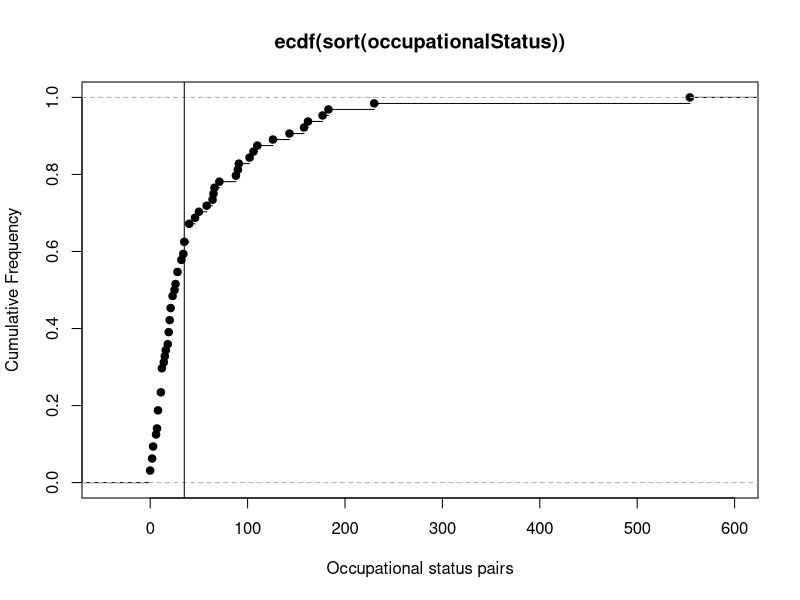
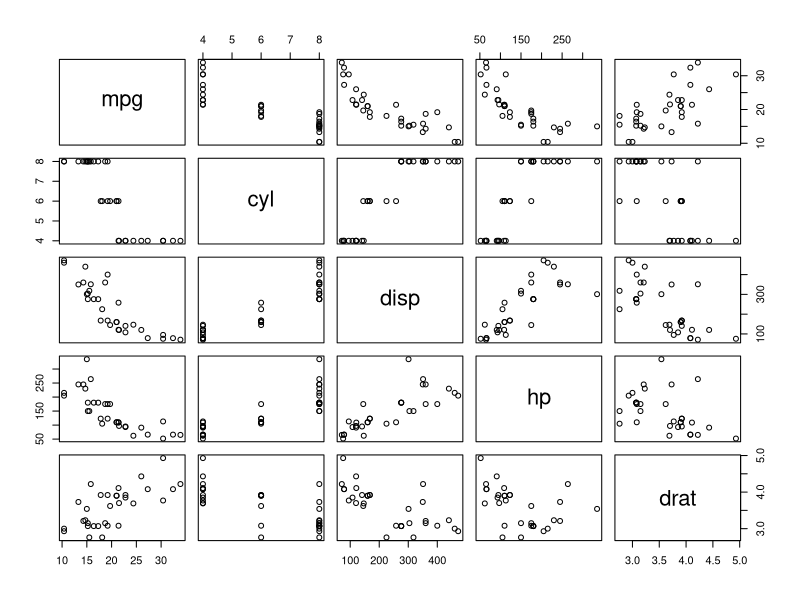
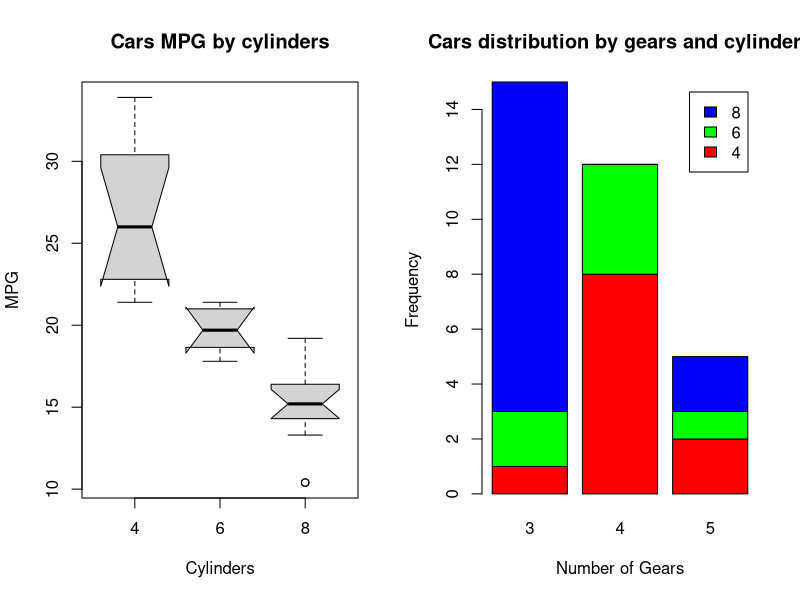
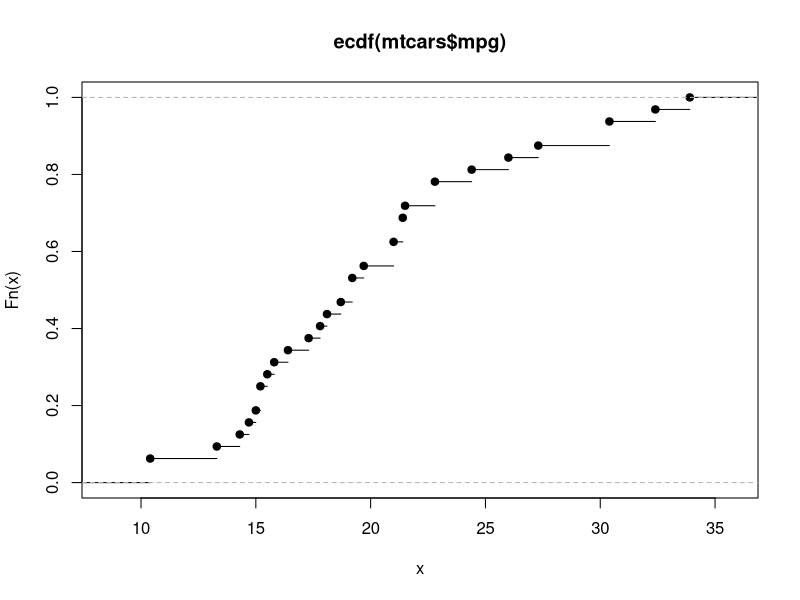
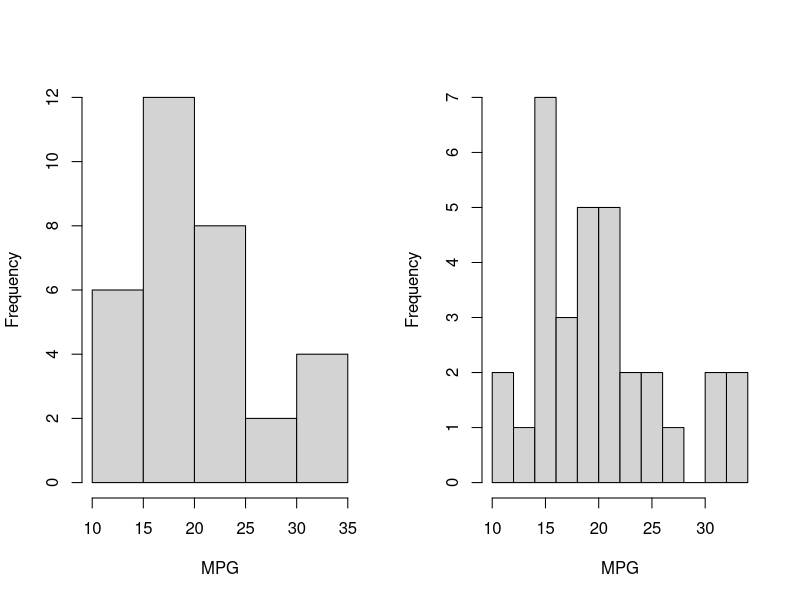
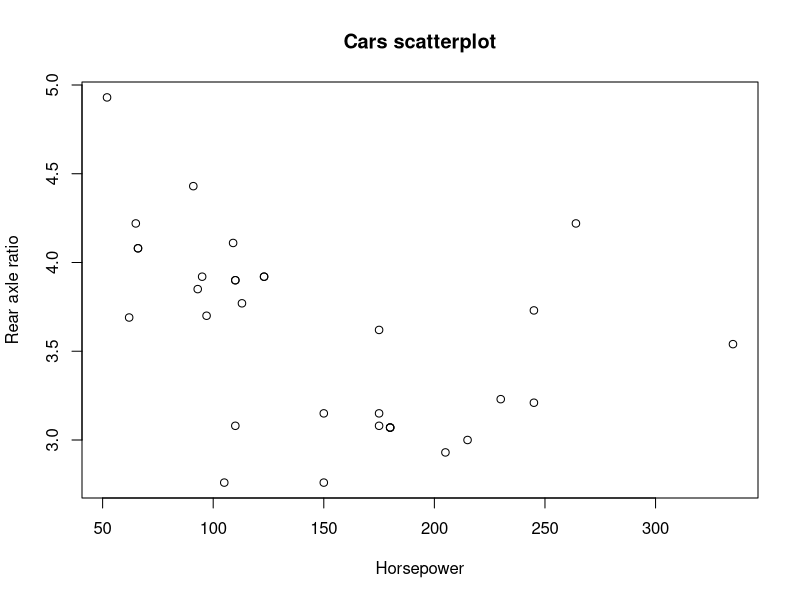

Recreate these plots in R, in order.
################################
## Author: Dan Lawson (dan.lawson@bristol.ac.uk)
## Licence: GPLv3
## See https://dsbristol.github.io/dst/coursebook/01.html

## Examples applying Exploratory Data Analysis

data("mtcars")

apply(mtcars,2,range)

png("../media/01.2_EDA_pairs.png",height=500,width=800)
pairs(mtcars[,1:5])
dev.off()

##########################
table(mtcars[,c("vs","gear")])

summary(mtcars[,1:5])
##########################
library("knitr") # nice way to display tables
kable(table(mtcars[,c("vs","gear")]))

combined = table(mtcars$cyl, mtcars$gear)
combined

png("../media/01.2_EDA_boxplot.png",height=500,width=800)
par(mfrow=c(1,2))
boxplot(mpg~cyl,data=mtcars,notch=TRUE,xlab="Cylinders",ylab="MPG",main="Cars MPG by cylinders")
barplot(combined, main = "Cars distribution by gears and cylinders", 
        xlab = "Number of Gears",
        ylab= "Frequency", 
        col = rainbow(3), 
        legend = rownames(combined))
dev.off()

png("../media/01.2_EDA_ecdf.png",height=500,width=800)
plot(ecdf(mtcars$mpg))
dev.off()

png("../media/01.2_EDA_hist.png",height=500,width=800)
par(mfrow=c(1,2))
hist(mtcars$mpg,breaks=4,xlab="MPG",main="")
hist(mtcars$mpg,breaks=10,xlab="MPG",main="")
dev.off()

png("../media/01.2_EDA_scatter.png",height=500,width=800)
plot(mtcars[,"hp"],mtcars[,"drat"],xlab="Horsepower",ylab="Rear axle ratio",main="Cars scatterplot")
dev.off()

## Two views of the engine/gear features
plot(ecdf(sort(occupationalStatus)),xlab="Occupational status pairs",ylab="Cumulative Frequency")
abline(v=sum(occupationalStatus)/100)


##########################
##########################
##########################
##########################
##########################
